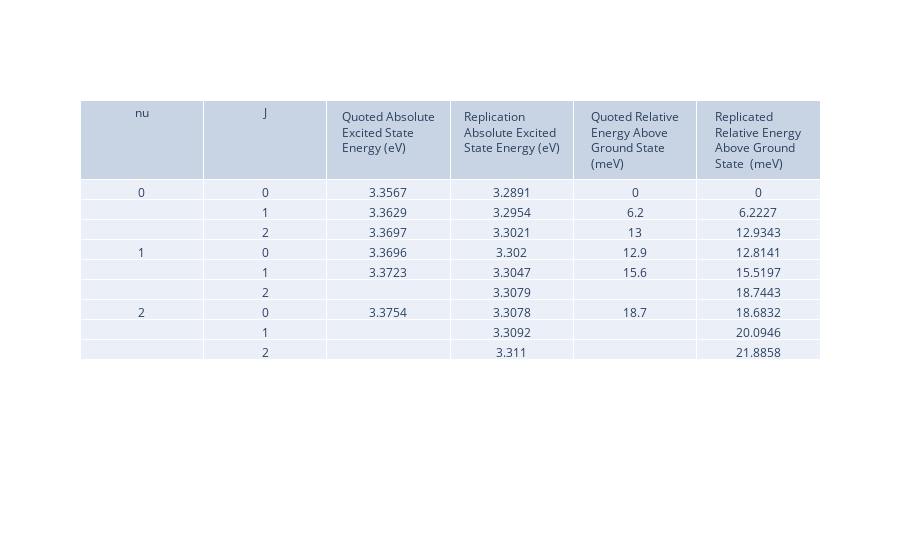
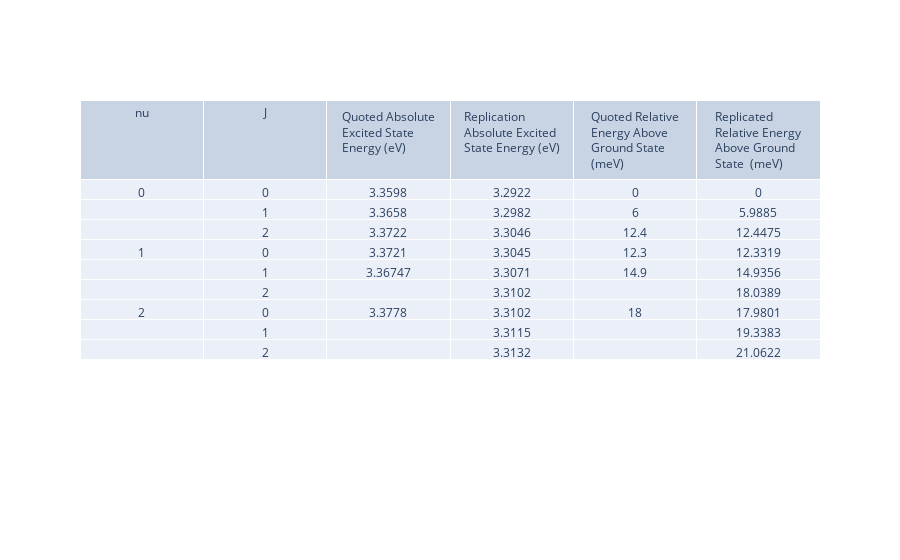
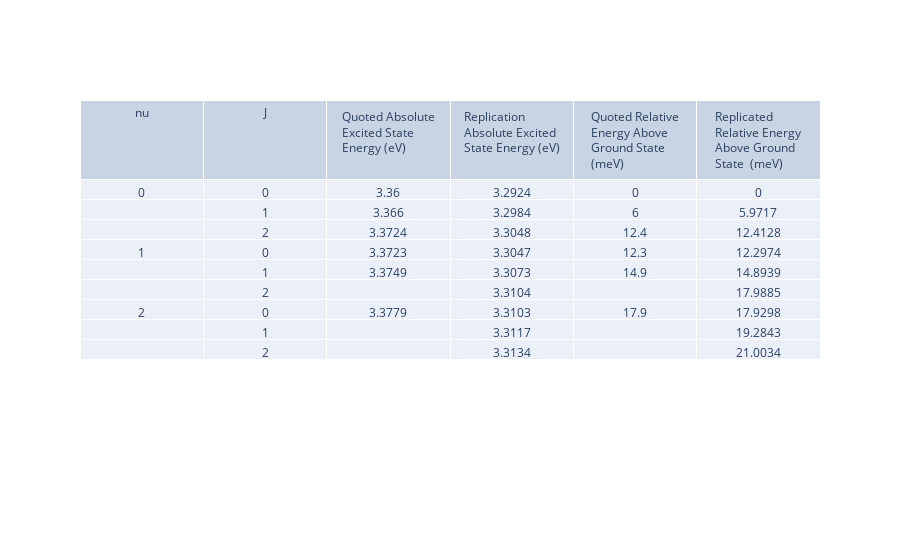
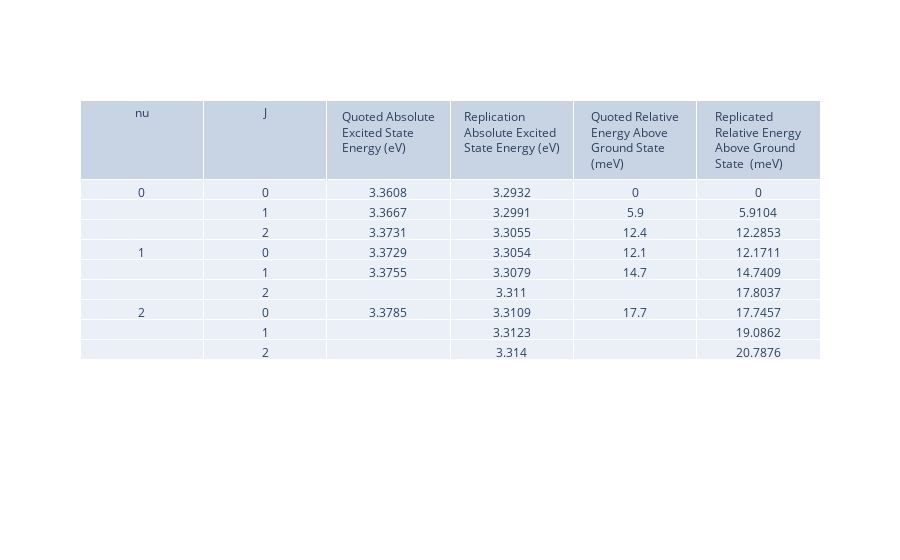

Notebook cell for these charts, in order:
### Code cell
# plot the table
# run previous section
import plotly.graph_objects as go
import numpy as np

Eabs_paper = [[3.3567, 3.3629, 3.3697, 3.3696, 3.3723, '', 3.3754, '', ''], 
              [3.3598, 3.3658, 3.3722, 3.3721, 3.36747, '', 3.3778, '', ''], 
              [3.3600, 3.3660, 3.3724, 3.3723, 3.3749, '', 3.3779, '', ''], 
              [3.3608, 3.3667, 3.3731, 3.3729, 3.3755, '', 3.3785, '', ''],
              [3.3628, 3.3686, 3.3748, 3.3747, 3.3772, '', 3.3801, '', '']]

Erel_paper = [[0, 6.2, 13.0, 12.9, 15.6, '', 18.7, '', ''], 
             [0, 6.0, 12.4, 12.3, 14.9, '', 18.0, '', ''], 
             [0, 6.0, 12.4, 12.3, 14.9, '', 17.9, '', ''],
             [0, 5.9, 12.4, 12.1, 14.7, '', 17.7, '', ''], 
             [0, 5.8, 12.0, 11.9, 14.4, '', 17.3, '', '']]

Exciton = ['I9', 'I8', 'I7', 'I6', 'I4']
ED = [55.8, 53.7, 53.55, 53.0, 51.6] # in meV             
for i in range(5):
    print('Exciton: ', Exciton[i], ' Binding Energy: ', ED[i], ' meV')
    fig = go.Figure(data=[go.Table(header=dict(values=['nu', 'J', 'Quoted Absolute Excited State Energy (eV)', 'Replication Absolute Excited State Energy (eV)', 
                                                   'Quoted Relative Energy Above Ground State (meV)','Replicated Relative Energy Above Ground State  (meV)']),
                 cells=dict(values=[['0', '', '', '1', '', '', '2', '', ''],
                                    ['0', '1' ,'2' , '0','1' ,'2' , '0','1' ,'2'],
                                    Eabs_paper[i], Eabs[i], Erel_paper[i], Erel[i]]))])
    fig.show()

### Figure 1 — Plotly figure (JSON) as saved in the notebook; plotly's stock layout.template omitted (floating-point values rounded to 4 significant figures)
{"data": [{"cells": {"values": [["0", "", "", "1", "", "", "2", "", ""], ["0", "1", "2", "0", "1", "2", "0", "1", "2"], [3.357, 3.363, 3.37, 3.37, 3.372, "", 3.375, "", ""], [3.289, 3.295, 3.302, 3.302, 3.305, 3.308, 3.308, 3.309, 3.311], [0, 6.2, 13, 12.9, 15.6, "", 18.7, "", ""], [0, 6.223, 12.93, 12.81, 15.52, 18.74, 18.68, 20.09, 21.89]]}, "header": {"values": ["nu", "J", "Quoted Absolute Excited State Energy (eV)", "Replication Absolute Excited State Energy (eV)", "Quoted Relative Energy Above Ground State (meV)", "Replicated Relative Energy Above Ground State  (meV)"]}, "type": "table"}], "layout": {}}

### Figure 2 — Plotly figure (JSON) as saved in the notebook; plotly's stock layout.template omitted (floating-point values rounded to 4 significant figures)
{"data": [{"cells": {"values": [["0", "", "", "1", "", "", "2", "", ""], ["0", "1", "2", "0", "1", "2", "0", "1", "2"], [3.36, 3.366, 3.372, 3.372, 3.367, "", 3.378, "", ""], [3.292, 3.298, 3.305, 3.304, 3.307, 3.31, 3.31, 3.312, 3.313], [0, 6, 12.4, 12.3, 14.9, "", 18, "", ""], [0, 5.989, 12.45, 12.33, 14.94, 18.04, 17.98, 19.34, 21.06]]}, "header": {"values": ["nu", "J", "Quoted Absolute Excited State Energy (eV)", "Replication Absolute Excited State Energy (eV)", "Quoted Relative Energy Above Ground State (meV)", "Replicated Relative Energy Above Ground State  (meV)"]}, "type": "table"}], "layout": {}}

### Figure 3 — Plotly figure (JSON) as saved in the notebook; plotly's stock layout.template omitted (floating-point values rounded to 4 significant figures)
{"data": [{"cells": {"values": [["0", "", "", "1", "", "", "2", "", ""], ["0", "1", "2", "0", "1", "2", "0", "1", "2"], [3.36, 3.366, 3.372, 3.372, 3.375, "", 3.378, "", ""], [3.292, 3.298, 3.305, 3.305, 3.307, 3.31, 3.31, 3.312, 3.313], [0, 6, 12.4, 12.3, 14.9, "", 17.9, "", ""], [0, 5.972, 12.41, 12.3, 14.89, 17.99, 17.93, 19.28, 21.0]]}, "header": {"values": ["nu", "J", "Quoted Absolute Excited State Energy (eV)", "Replication Absolute Excited State Energy (eV)", "Quoted Relative Energy Above Ground State (meV)", "Replicated Relative Energy Above Ground State  (meV)"]}, "type": "table"}], "layout": {}}

### Figure 4 — Plotly figure (JSON) as saved in the notebook; plotly's stock layout.template omitted (floating-point values rounded to 4 significant figures)
{"data": [{"cells": {"values": [["0", "", "", "1", "", "", "2", "", ""], ["0", "1", "2", "0", "1", "2", "0", "1", "2"], [3.361, 3.367, 3.373, 3.373, 3.376, "", 3.378, "", ""], [3.293, 3.299, 3.305, 3.305, 3.308, 3.311, 3.311, 3.312, 3.314], [0, 5.9, 12.4, 12.1, 14.7, "", 17.7, "", ""], [0, 5.91, 12.29, 12.17, 14.74, 17.8, 17.75, 19.09, 20.79]]}, "header": {"values": ["nu", "J", "Quoted Absolute Excited State Energy (eV)", "Replication Absolute Excited State Energy (eV)", "Quoted Relative Energy Above Ground State (meV)", "Replicated Relative Energy Above Ground State  (meV)"]}, "type": "table"}], "layout": {}}
